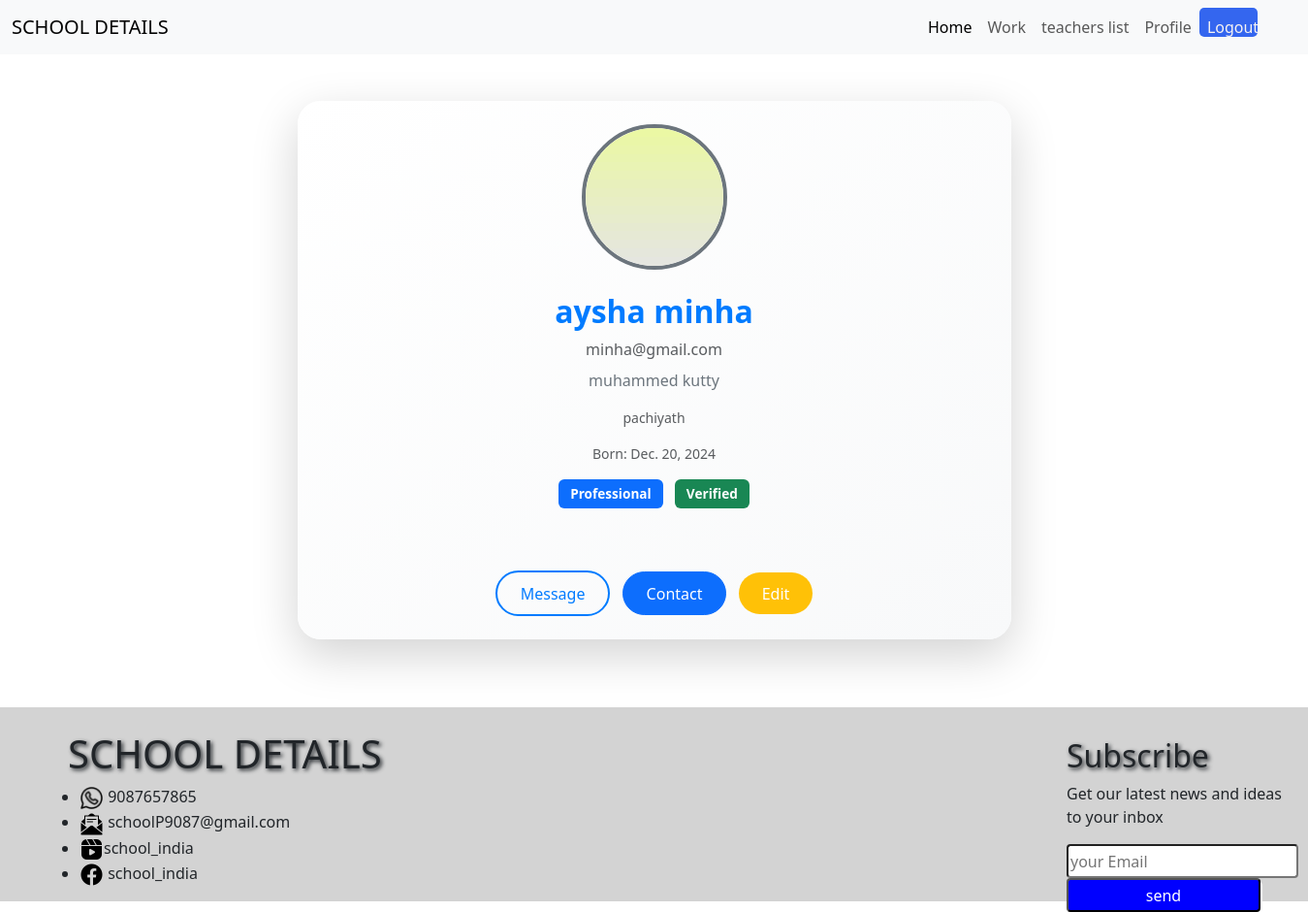
/profile/ (signed in), run on the app's committed database.
### app1/models.py (models this page shows, shortened)
class Student(models.Model):
    firstname=models.CharField(max_length=200)
    lastname=models.CharField(max_length=200)
    email=models.CharField(max_length=200)
    pname=models.CharField(max_length=200)
    address=models.CharField(max_length=200)
    image=models.ImageField(upload_to='studentimage')
    dob=models.DateField(max_length=200)
    password=models.CharField(max_length=200)

### app1/views.py (the view)
# urls.py: path('profile/', views.profile, name='profile'),
def profile(request):
    tem = request.session['sid']
    st = Student.objects.get(id=tem)
    return render(request, 'profile.html', {'result': st})

### templates/profile.html (shortened to what this page needs)
{% extends 'base.html' %}
{% block content %}
{% load static %}
<div class="container mt-5">
    <div class="row justify-content-center">
        <div class="col-md-10 col-lg-8">
            <div class="card profile-card shadow-lg border-0 p-4">
                <div class="text-center">
                    <div class="profile-pic mx-auto">
                        <img src="../media/{{ result.image }}" alt="Profile Picture"
                             class="rounded-circle img-fluid"
                             style="width: 150px; height: 150px; object-fit: cover; border: 4px solid #6c757d;">
                    </div>
                </div>
                <div class="text-center mt-4">
                    <h2 class="fw-bold text-primary">{{ result.firstname }} {{ result.lastname }}</h2>
                    <p class="text-muted mb-2">{{ result.email }}</p>
                    <p class="fw-light text-secondary">{{ result.pname }}</p>
                    <p class="small text-muted">{{ result.address }}</p>
                    <p class="small text-muted">Born: {{ result.dob }}</p>
                    <div class="mt-3">
                        <span class="badge bg-primary me-2">Professional</span>
                        <span class="badge bg-success">Verified</span>
                    </div>
                </div>
                <div class="text-center mt-4">
                </div>
                <div class="text-center mt-4">
                    <button class="btn btn-outline-primary px-4 rounded-pill">Message</button>
                    <button class="btn btn-primary px-4 ms-2 rounded-pill">Contact</button>
                    <a href="{% url 'studentprofileedit' id=result.id %}" class="btn btn-warning px-4 ms-2 rounded-pill">Edit</a>
                </div>
            </div>
        </div>
    </div>
</div>
{% endblock %}

### templates/profile.html (style rules this page uses)
.profile-card { border-radius: 1.5rem; background: linear-gradient(to bottom right, #ffffff, #f8f9fa); padding: 2rem; }
.profile-pic img { transition: transform 0.3s ease-in-out, box-shadow 0.3s ease-in-out; }
.text-primary { color: #007bff !important; }
.text-secondary { color: #6c757d !important; }
.badge { font-size: 0.85rem; padding: 0.5rem 0.75rem; }
.btn { font-size: 1rem; padding: 0.6rem 1.5rem; }
.btn-outline-primary { border: 2px solid #007bff; color: #007bff; transition: background-color 0.3s, color 0.3s; }
.btn-warning { color: #fff; background-color: #ffc107; border: none; transition: background-color 0.3s ease-in-out; }

### data on the page
Student: image (picture), firstname "aysha", lastname "minha", email "minha@gmail.com", pname "muhammed kutty", address "pachiyath", dob "Dec. 20, 2024"
